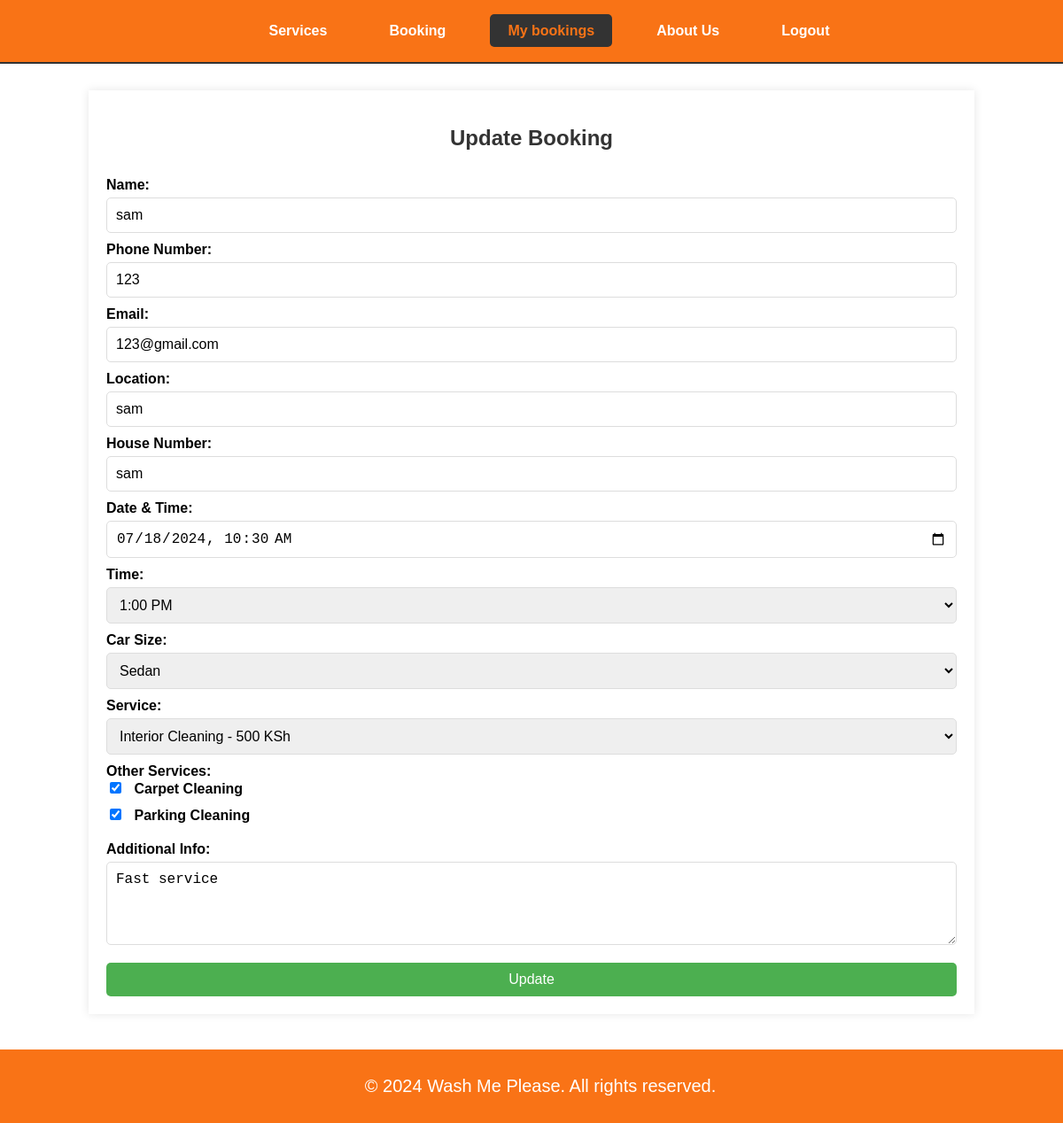
The page /public/update_booking.php?id=1 (signed in) on the database its author committed.
### tables this page shows
CREATE TABLE `bookings` (
  `id` int(11) NOT NULL,
  `name` varchar(100) NOT NULL,
  `phone` varchar(20) NOT NULL,
  `email` varchar(100) DEFAULT NULL,
  `location` varchar(100) NOT NULL,
  `house_number` varchar(50) NOT NULL,
  `date_time` datetime NOT NULL,
  `time_slot` varchar(255) NOT NULL,
  `car_size` varchar(50) NOT NULL,
  `service` varchar(100) NOT NULL,
  `other_services` text DEFAULT NULL,
  `additional_info` text DEFAULT NULL,
  `created_at` timestamp NOT NULL DEFAULT current_timestamp(),
  `status` varchar(255) DEFAULT 'Pending'
);

### public/update_booking.php (the view, shortened to what this page needs)
<?php
include '../private/database.php';
if (isset($_GET['id'])) {
    $bookingId = $_GET['id'];
    $sql = "SELECT * FROM bookings WHERE id = $bookingId";
    $result = $conn->query($sql);
    $booking = $result->fetch_assoc();
}
?>
<!DOCTYPE html>
<html lang="en">
<head>
</head>
<body>
    <div class="navbar">
        <ul>
            <li><a href="client_dashboard.php">Services</a></li>
            <li><a href="booking.php">Booking</a></li>
            <li><a href="my_bookings.php" class="active">My bookings</a></li>
            <li><a href="aboutus.php">About Us</a></li>
            <li><a href="logout.php">Logout</a></li>
        </ul>
    </div>
    <div class="container">
        <h2>Update Booking</h2>
        <form action="update_booking.php?id=<?php echo $bookingId; ?>" method="post">
            <label for="name">Name:</label>
            <input type="text" id="name" name="name" value="<?php echo $booking['name']; ?>" required>
            <label for="phone">Phone Number:</label>
            <input type="tel" id="phone" name="phone" value="<?php echo $booking['phone']; ?>" required>
            <label for="email">Email:</label>
            <input type="email" id="email" name="email" value="<?php echo $booking['email']; ?>" required>
            <label for="location">Location:</label>
            <input type="text" id="location" name="location" value="<?php echo $booking['location']; ?>" required>
            <label for="houseNumber">House Number:</label>
            <input type="text" id="houseNumber" name="houseNumber" value="<?php echo $booking['house_number']; ?>" required>
            <label for="dateTime">Date & Time:</label>
            <input type="datetime-local" id="dateTime" name="dateTime" value="<?php echo $booking['date_time']; ?>" required>
            <label for="timeSlot">Time:</label>
            <select id="timeSlot" name="timeSlot" required>
                <option value="1:00 PM" <?php if($booking['time_slot'] == '1:00 PM') echo 'selected'; ?>>1:00 PM</option>
            </select>
            <label for="carSize">Car Size:</label>
            <select id="carSize" name="carSize" required>
                <option value="sedan" <?php if($booking['car_size'] == 'sedan') echo 'selected'; ?>>Sedan</option>
            </select>
            <label for="service">Service:</label>
            <select id="service" name="service" required>
                <option value="interiorCleaning" <?php if($booking['service'] == 'interiorCleaning') echo 'selected'; ?>>Interior Cleaning - 500 KSh</option>
            </select>
            <label>Other Services:</label>
            <div>
                <input type="checkbox" id="carpetCleaning" name="otherServices[]" value="carpetCleaning" <?php if(strpos($booking['other_services'], 'carpetCleaning') !== false) echo 'checked'; ?>>
                <label for="carpetCleaning">Carpet Cleaning</label>
            </div>
            <div>
                <input type="checkbox" id="parkingCleaning" name="otherServices[]" value="parkingCleaning" <?php if(strpos($booking['other_services'], 'parkingCleaning') !== false) echo 'checked'; ?>>
                <label for="parkingCleaning">Parking Cleaning</label>
            </div>
            <label for="additionalInfo">Additional Info:</label>
            <textarea id="additionalInfo" name="additionalInfo" rows="4"><?php echo $booking['additional_info']; ?></textarea>
            <button type="submit">Update</button>
        </form>
    </div>
    <footer>
        <p>&copy; 2024 Wash Me Please. All rights reserved.</p>
    </footer>
</body>
</html>

### public/update_booking.php (style rules this page uses)
body { font-family: Arial, sans-serif; margin: 0; padding: 0; background: url('../images/login.jpg') no-repeat center center fixed; background-size: cover; display: flex; flex-direction: column; min-height: 100vh; }
.navbar { background-color: #f97316; text-align: center; padding: 10px 0; border-bottom: 2px solid #333; }
.navbar ul { list-style-type: none; display: flex; justify-content: center; }
.navbar li { margin: 0 15px; }
.navbar a { text-decoration: none; color: #fff; padding: 10px 20px; border-radius: 5px; font-weight: bold; transition: background-color 0.3s ease; }
.navbar a.active { background-color: #333; color: #f97316; }
.container { width: 80%; margin: 20px auto; padding: 20px; background-color: #fff; box-shadow: 0 0 10px rgba(0, 0, 0, 0.1); flex-grow: 1; }
h2 { text-align: center; color: #333; margin-bottom: 20px; }
form { display: flex; flex-direction: column; }
label { font-weight: bold; margin-top: 10px; }
input[type="text"], input[type="tel"], input[type="email"], input[type="datetime-local"], select, textarea { padding: 10px; margin-top: 5px; border: 1px solid #ddd; border-radius: 5px; font-size: 16px; width: 100%; box-sizing: border-box; }
textarea { resize: vertical; }
button { background-color: #4CAF50; color: white; padding: 10px 15px; border: none; border-radius: 5px; font-size: 16px; cursor: pointer; margin-top: 20px; }
input[type="checkbox"] { margin-right: 10px; }
input[type="checkbox"] + label { margin-bottom: 10px; }
div { margin-bottom: 10px; }
footer { margin-top: 20px; padding: 10px; width: 100%; font-size: 20px; text-align: center; background-color: #f97316; color: white; }

### rows shown on the page
bookings: name "sam", phone "123", email "123@gmail.com", location "sam", houseNumber "sam", dateTime "07/18/2024 10:30", timeSlot "1:00 PM", carSize "Sedan", service "Interior Cleaning - 500 KSh", other_services "☑", additionalInfo "Fast service"
